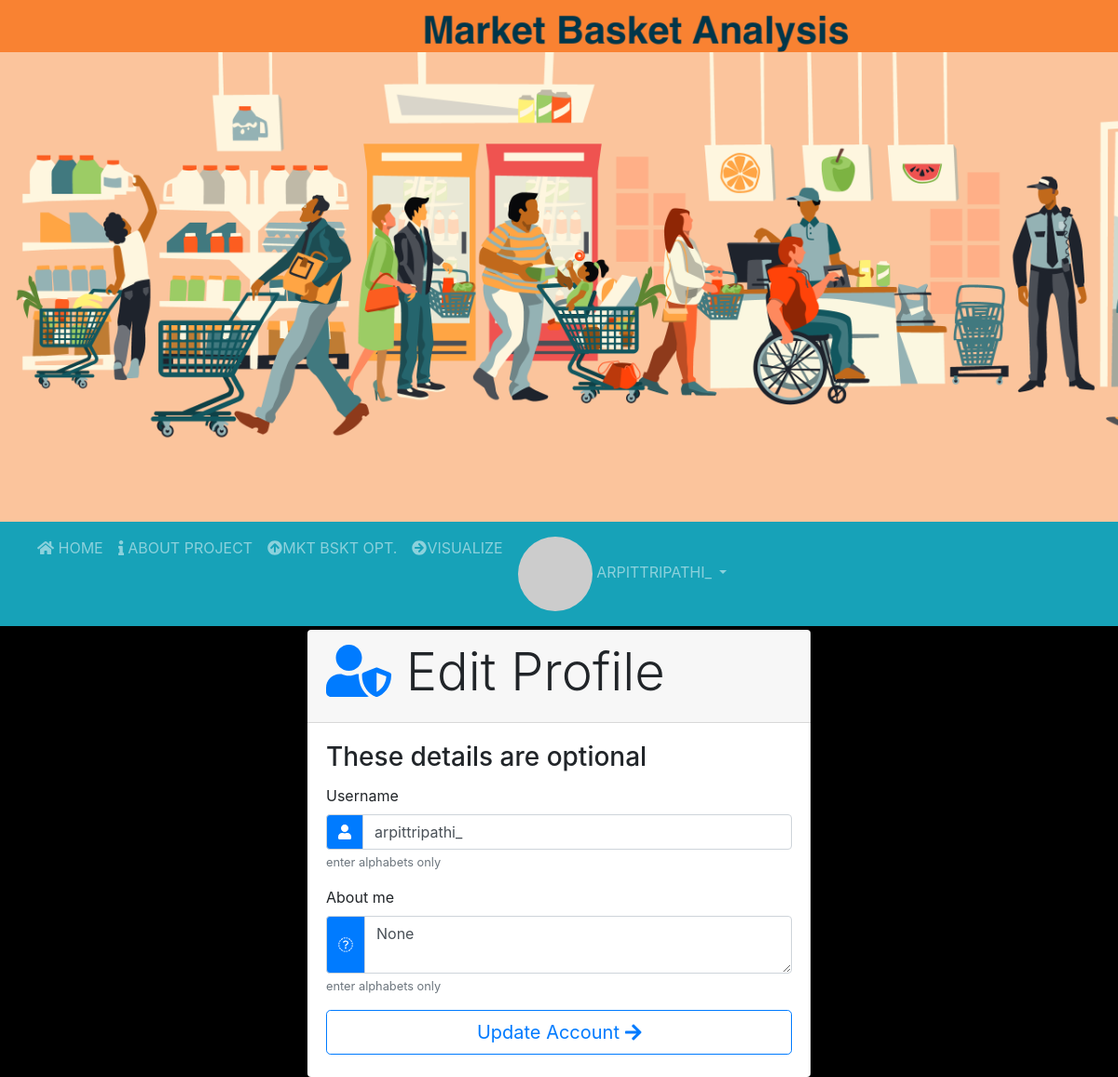
/edit_profile (signed in), run on the app's committed database.
### app/models.py (models this page shows, shortened)
class User(UserMixin, db.Model):
    id = db.Column(db.Integer, primary_key=True)
    username = db.Column(db.String(64), index=True, unique=True)
    email = db.Column(db.String(120), index=True, unique=True)
    password_hash = db.Column(db.String(128))
    created_on = db.Column(db.DateTime, index=True, default=datetime.now)
    about_me = db.Column(db.String(140))
    last_seen = db.Column(db.DateTime, default=datetime.utcnow)
    def avatar(self, size):
        digest = md5(self.email.lower().encode('utf-8')).hexdigest()
        return 'https://www.gravatar.com/avatar/{}?d=identicon&s={}'.format(digest, size)

### app/routes.py (the view)
@app.route('/edit_profile', methods=['GET', 'POST'])
@login_required
def edit_profile():
    if request.method=='POST':
        current_user.username = request.form.get('username')
        current_user.about_me = request.form.get('aboutme')
        db.session.commit()
        flash('Your changes have been saved.','success')
        return redirect(url_for('edit_profile'))
    return render_template('edit_profile.html', title='Edit Profile',user=user)

### app/models.py (called while the page is built)
@login.user_loader
def load_user(id):
    return User.query.get(int(id))

### app/routes.py (called while the page is built)
@app.before_request
def before_request():
    if current_user.is_authenticated:
        current_user.last_seen = datetime.utcnow()
        db.session.commit()

### app/templates/edit_profile.html (shortened to what this page needs)
{% extends 'base.html' %}
{% block body %}
<div class="container">
    <div class="row justify-items-center">
        <div class="col-md-6 mt-1 mx-auto">
            <div class="card shadow-lg border-0">
                <div class="card-header">
                    <h3 class="display-4"><i class="fas fa-user-shield text-primary"></i> Edit Profile </h3>
                </div>
                <div class="card-body">
                    <h3 class="card-title">These details are optional</h3>
                    <form method="post">
                        <div class="form-group">
                            <label for="username">Username</label>
                            <div class="input-group">
                                <div class="input-group-prepend">
                                    <span class="input-group-text bg-primary" id="basic-addon2"><i class="fas fa-user text-white"></i></span>
                                </div>
                                <input value="{{current_user.username}}" type="text" class="form-control" name="username" id="username" aria-describedby="usernameHelpId" placeholder="digi_flasker">
                            </div>
                            <small id="usernameHelpId" class="form-text text-muted">enter alphabets only</small>
                        </div>
                        <div class="form-group">
                            <label for="aboutme">About me</label>
                            <div class="input-group">
                                <div class="input-group-prepend">
                                    <span class="input-group-text bg-primary" id="basic-addon2"><i class="fas fa-pencil text-white"></i></span>
                                </div>
                                <textarea type="text" class="form-control" name="aboutme" id="aboutme" aria-describedby="aboutmeHelpId"
                                placeholder="tell us about you">{{current_user.about_me}}</textarea>
                            </div>
                            <small id="aboutmeHelpId" class="form-text text-muted">enter alphabets only</small>
                        </div>
                        <button class="btn btn-outline-primary btn-lg btn-block mt-1 mb-1">Update Account <i class="fa fa-arrow-right" aria-hidden="true"></i> </button>
                    </form>
                </div>
            </div>
        </div>
    </div>
</div>
{% endblock %}

### app/templates/navbar.html (shortened to what this page needs)
<nav class="navbar navbar-expand-lg navbar-dark  bg-info sticky-top">
    <div class="collapse navbar-collapse" id="mainmenu">
      <ul class="navbar-nav mr-auto mt-2 mt-lg-0  ">
        <li class="nav-item ">
          <a class="nav-link text-uppercase" href="{{url_for('index')}}"><i class="fas fa-home "></i> Home <span class="sr-only">(current)</span></a>
        </li>
        <li class="nav-item ">
          <a class="nav-link text-uppercase" href="{{url_for('about')}}"><i class="fas fa-info "></i> About Project </a>
        </li>
        <li class="nav-item">
          <a class="nav-link text-uppercase" href="/mbo" title="MARKET BASKET OPTIMIZATION"><i class="fas fa-arrow-circle-up"></i>Mkt Bskt Opt.</a>
        </li>
        <li class="nav-item">
          <a class="nav-link text-uppercase" href="/visualize" title="GRAPH"><i class="fas fa-arrow-circle-right"></i>Visualize</a>
        </li>
        {% if current_user.is_anonymous %}
        <li class="nav-item dropdown">
          <a class="nav-link dropdown-toggle text-uppercase" href="#" id="dropdownId" data-toggle="dropdown" aria-haspopup="true" aria-expanded="false"><i class="fas fa-user-circle    "></i> Account</a>
          <div class="dropdown-menu" aria-labelledby="dropdownId">
            <a class="dropdown-item" href="/login">Login</a>
            <a class="dropdown-item" href="/register">Create free account</a>
          </div>
        </li>
        {% else %}
        <li class="nav-item dropdown">
          <a class="nav-link dropdown-toggle text-uppercase" href="#" id="dropdownId" data-toggle="dropdown" aria-haspopup="true" aria-expanded="false">
            <img src="{{ current_user.avatar(24) }}" class="rounded-circle">  {{current_user.username}}
          </a>
        </li>
        {% endif %}
      </ul>
    </div>
  </nav>

### app/templates/edit_profile.html (style rules this page uses)
body { background-color: rgb(0, 0, 0); }

### data on the page
User: username "ARPITTRIPATHI_", username "arpittripathi_", aboutme "None"
